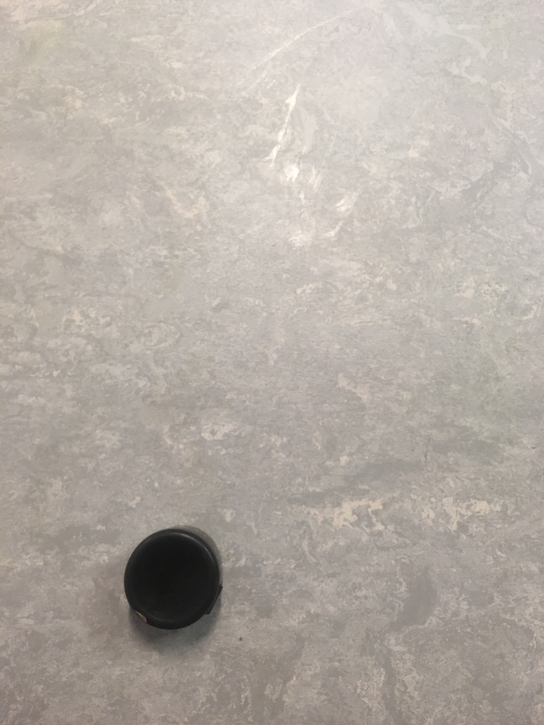
#> input picture python scripts/vision/raw_imgs/ball_2.jpg, 544 x 725 px, given in place of the camera
$ python discretize_vid_live.py
#> lines starting #> are read from the running program, lines starting #| are printed output that depends on the picture; after the words box and inside, x2 and y2 are one past the last pixel; in counts of white or black regions, pixels touching at a corner belong together
### python_scripts/vision/discretize_vision.py
import cv2
import numpy as np
import collections # For deque

# Enumerations to ease tuple access
x = 0
y = 1

# [67 lines left out: functions get_cell_2, bgr_img_to_binary, get_circle_2, pixel_is_white, not called in this run]


def getCell(cap, scale_factor, first_frame, grid_dim, draw_frame = False):
    # Capture frame
#> called with scale_factor = 1, first_frame = True, grid_dim = (5, 8), draw_frame = True
	ret, img1 = cap.read()
#> img1 is the input picture: shape (725, 544, 3); mean B, G, R 165, 173, 180.7

	# Resize to ease processing time, save screen space for plotting multiple frames
	img1 = cv2.resize(img1, (0,0), fx=scale_factor, fy=scale_factor)

	# Hard coded crop - should figure out better method
	img1 = img1[0:265, 240:351]
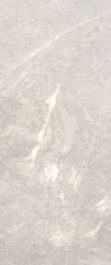
#> img1: shape (265, 111, 3); mean B, G, R 204.5, 212.1, 219.3

	if (first_frame):
		img_dim = img1.shape[1], img1.shape[0]
#> img_dim = (111, 265)
		cell_dim = get_cell_dimensions(img_dim, grid_dim)
#> cell_dim = (22, 33)
		#print(img_dim)
		first_frame = False

	circle_center, radius = get_circle(img1)
	cell = pixel_to_cell(circle_center, cell_dim)

	if(draw_frame):
		img2 = build_img2(img1, img_dim, grid_dim, cell_dim, circle_center, radius)
		#img3 = build_img3(img_dim, grid_dim, cell_dim, cell)

		# Change to vstack() for veritical plotting
		total = np.hstack((img1, img2))
		cv2.imshow('image', total)

	return cell


def get_cell_dimensions(img_dim, grid_dim):
	return int(round(img_dim[x]/grid_dim[x])), int(round(img_dim[y]/grid_dim[y]))


# TODO Understand all HoughCircle parameters, account for no circles etc
def get_circle(img, debug = False):
#> called with debug = False
	grey_img = cv2.cvtColor(img, cv2.COLOR_BGR2GRAY)

	# TODO: Make filter size adaptive?
	filter_size = 4

	# Keep calling HoughCircles() and adjusting filter size until only 1 or 0 circles are returned
	while (1):
		blur_img = cv2.blur(grey_img, (filter_size,filter_size))
		circles = cv2.HoughCircles(blur_img, cv2.HOUGH_GRADIENT, 1, 20, param1 = 50, param2 = 30, minRadius = 1, maxRadius = 50)

		# [10 lines of commented-out code are left out]

		if circles is None:
			return (), 0

		circles = np.uint16(np.around(circles))
		num_circles = circles.shape[1]

		if debug:
			print("Filter size: " + str(filter_size) + "x" + str(filter_size) + "\tNumber of circles: " + str(num_circles))

		if (num_circles > 1):
			filter_size = filter_size + 1
		elif (num_circles == 1):
			if debug:
				print(filter_size)
			break
#> after the loop, filter_size = 4
#> in getCell, `circle_center, radius = get_circle(img1)`: circle_center = (); radius = 0

	center = (circles[0,0,0], circles[0,0,1])
	radius = circles[0,0,2]
	#print(str(num_circles) + ' ' + str(radius) + ' ' + str(center))
	#center, radius = temporal_filter(center, radius)

	# THIS IS A QUICK FIX...FIND ROOT CAUSE
	if radius == 0:
		return (), 0

	return center, radius

# More elegent way to declare?
center_buffer = collections.deque([], 2)
radius_buffer = collections.deque([], 2)

# [13 lines left out: function temporal_filter, not called in this run]


def weighted_average(t0, t1, tau):
	return int(round(t0*(1-tau) + t1*tau))


def pixel_to_cell(circle_center, cell_dim):
#> in getCell, `cell = pixel_to_cell(circle_center, cell_dim)`: cell = ()
	if circle_center:
		return int(circle_center[x]/cell_dim[x]) + 1, int(circle_center[y]/cell_dim[y]) + 1
	else:
		return ()


def draw_gridlines(img, img_dim, grid_dim, cell_dim):
	# Draw vertical lines
#> called with img_dim = (111, 265), grid_dim = (5, 8), cell_dim = (22, 33)
	for i in range(1,grid_dim[x]):
		cv2.line(img, (cell_dim[x]*i,0), (cell_dim[x]*i,img_dim[y]), (0,0,255), 2)
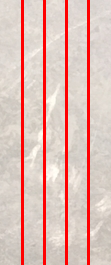
#> img: shape (265, 111, 3); mean B, G, R 182.3, 189.1, 223.1

	# Draw horizontal lines
	for i in range(1,grid_dim[y]):
		cv2.line(img, (0,cell_dim[y]*i), (img_dim[x],cell_dim[y]*i), (0,0,255), 2)
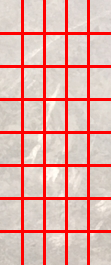
#> img: shape (265, 111, 3); 7.07% of pixels changed, all inside (x1, y1, x2, y2) = (0, 32, 111, 233)


def draw_circle(img, center, radius):
	if radius:
		cv2.circle(img, center, radius, (0, 255, 0), 5)
		cv2.circle(img, center, 2, (0, 255, 0), 3)


def build_blank_img(img_dim):
	size = (img_dim[y], img_dim[x], 3)
	return np.ones(size, np.uint8) * 255


def fill_cell(img, cell_dim, cell):
	cv2.rectangle(img, (cell_dim[x]*cell[x],cell_dim[y]*cell[y]), (cell_dim[x]*(cell[x]+1),cell_dim[y]*(cell[y]+1)), (0,255,0), -1)


def build_img2(img1, img_dim, grid_dim, cell_dim, circle_center, radius):
	img2 = img1.copy()
	draw_gridlines(img2, img_dim, grid_dim, cell_dim)
	draw_circle(img2, circle_center, radius)
	return img2


# [6 lines left out: function build_img3, not called in this run]

### python_scripts/vision/video/live/discretize_vid_live.py
import cv2
import numpy as np
import collections
import sys
import time
sys.path.append("../../") #go back to vision folder
import discretize_vision as v


# Capture from webcam
#1 for usb webcam
#0 for integrated webcam
cap = cv2.VideoCapture(1)

scale_factor = 1
first_frame = True
grid_dim = (5, 8)

# Enumerations to ease tuple access
x = 0
y = 1


while (True):
	start = time.time()
	cell = v.getCell(cap,scale_factor,first_frame,grid_dim, draw_frame=True)
#> in getCell, `total = np.hstack((img1, img2))`:
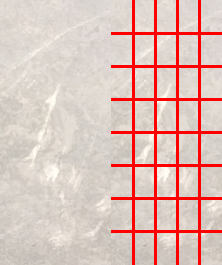
#> total: shape (265, 222, 3); mean B, G, R 186.1, 193, 222.4
#> cell = ()
	end = time.time()
	print(end-start)
	if cv2.waitKey(1) & 0xFF == ord('q'):
#> (key q is pressed here)
	    break

cap.release()
cv2.destroyAllWindows()


# # Convert to grayscale
# img2 = cv2.cvtColor(img1, cv2.COLOR_BGR2GRAY)
# # Convert gray back to 3-channel BGR to maintain uniform dimensionality when plotting
# img2 = cv2.cvtColor(img2, cv2.COLOR_GRAY2BGR)

$ run again, on python scripts/vision/raw_imgs/ball_4.jpg
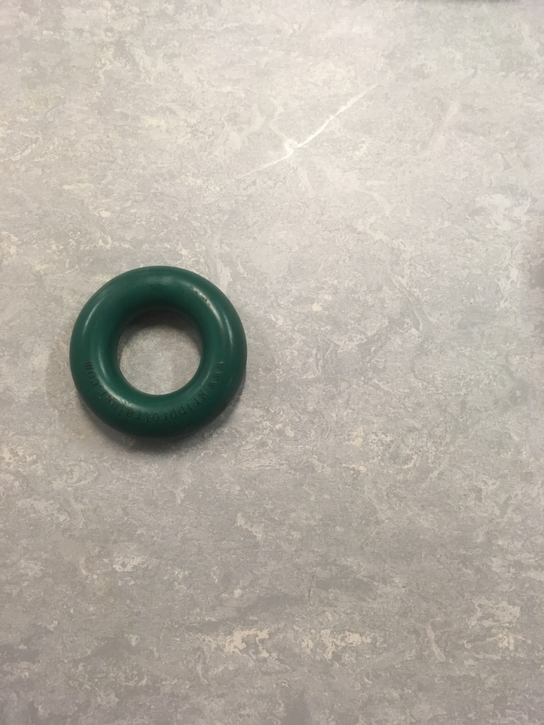
#> input picture python scripts/vision/raw_imgs/ball_4.jpg, 544 x 725 px, given in place of the camera
#> in getCell, img1 is the input picture: shape (725, 544, 3); mean B, G, R 167.4, 177.3, 183.4
#> img1: shape (265, 111, 3)
#> after the loop in get_circle, `while (1):`: filter_size = 4
#> circle_center = (); radius = 0
#> in getCell, `cell = pixel_to_cell(circle_center, cell_dim)`: cell = ()
#> after the loop in draw_gridlines, `for i in range(1,grid_dim[y]):`:
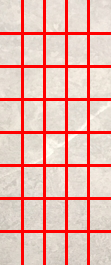
#> img: shape (265, 111, 3); mean B, G, R 172.7, 180.6, 232.3
#> in getCell, `total = np.hstack((img1, img2))`:
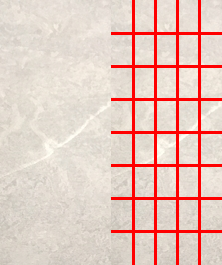
#> total: shape (265, 222, 3); mean B, G, R 191.5, 200.3, 229.8

$ run again, on python scripts/vision/raw_imgs/ball_1.png
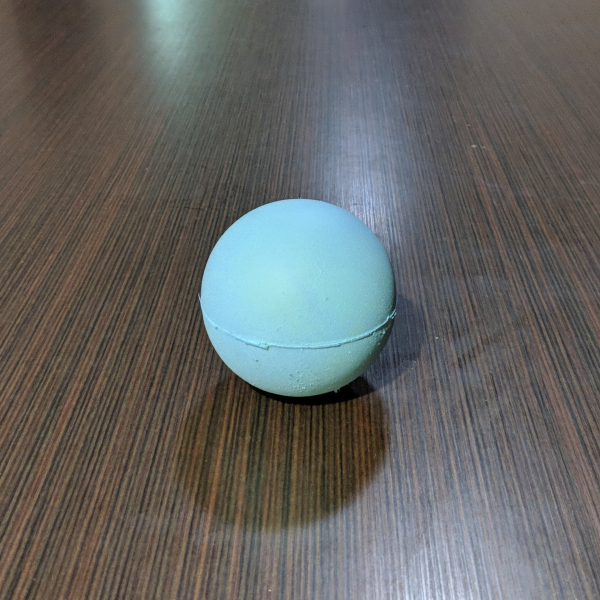
#> input picture python scripts/vision/raw_imgs/ball_1.png, 600 x 600 px, given in place of the camera
#> in getCell, img1 is the input picture: shape (600, 600, 3); mean B, G, R 99.8, 101.7, 100.9
#> img1: shape (265, 111, 3)
#> after the loop in get_circle, `while (1):`: filter_size = 4
#> circle_center = (); radius = 0
#> in getCell, `cell = pixel_to_cell(circle_center, cell_dim)`: cell = ()
#> after the loop in draw_gridlines, `for i in range(1,grid_dim[y]):`:
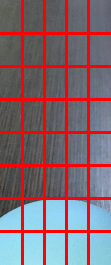
#> img: shape (265, 111, 3); mean B, G, R 111.6, 103.7, 133.9
#> in getCell, `total = np.hstack((img1, img2))`:
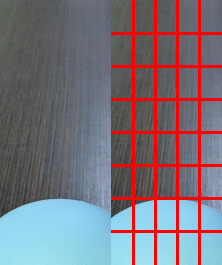
#> total: shape (265, 222, 3); mean B, G, R 123.4, 114.6, 120.5
